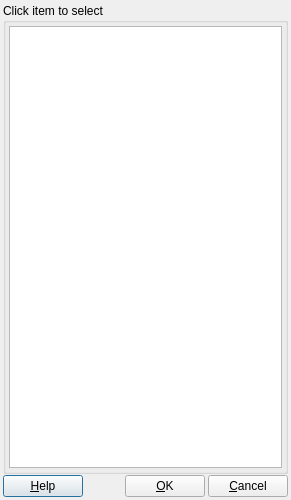
<?xml version="1.0" encoding="UTF-8"?>
<ui version="4.0">
 <class>DB_SelTreeSiblingDialog</class>
 <widget class="QDialog" name="DB_SelTreeSiblingDialog">
  <property name="geometry">
   <rect>
    <x>0</x>
    <y>0</y>
    <width>291</width>
    <height>500</height>
   </rect>
  </property>
  <property name="windowTitle">
   <string>Dialog</string>
  </property>
  <layout class="QGridLayout" name="glMain">
   <property name="horizontalSpacing">
    <number>3</number>
   </property>
   <property name="verticalSpacing">
    <number>1</number>
   </property>
   <property name="margin">
    <number>3</number>
   </property>
   <item row="0" column="0">
    <widget class="QGroupBox" name="gbTable">
     <property name="title">
      <string>Click item to select</string>
     </property>
     <layout class="QGridLayout" name="gridLayout">
      <property name="horizontalSpacing">
       <number>3</number>
      </property>
      <property name="verticalSpacing">
       <number>1</number>
      </property>
      <property name="margin">
       <number>3</number>
      </property>
      <item row="0" column="0">
       <widget class="QTableView" name="tableView"/>
      </item>
     </layout>
    </widget>
   </item>
   <item row="1" column="0">
    <layout class="QHBoxLayout" name="hlOk">
     <property name="spacing">
      <number>3</number>
     </property>
     <item>
      <widget class="QPushButton" name="pbHelp">
       <property name="text">
        <string>&amp;Help</string>
       </property>
      </widget>
     </item>
     <item>
      <spacer name="horizontalSpacer">
       <property name="orientation">
        <enum>Qt::Horizontal</enum>
       </property>
       <property name="sizeHint" stdset="0">
        <size>
         <width>40</width>
         <height>20</height>
        </size>
       </property>
      </spacer>
     </item>
     <item>
      <widget class="QPushButton" name="pbOk">
       <property name="text">
        <string>&amp;OK</string>
       </property>
       <property name="default">
        <bool>false</bool>
       </property>
      </widget>
     </item>
     <item>
      <widget class="QPushButton" name="pbCancel">
       <property name="text">
        <string>&amp;Cancel</string>
       </property>
      </widget>
     </item>
    </layout>
   </item>
  </layout>
 </widget>
 <tabstops>
  <tabstop>pbOk</tabstop>
  <tabstop>pbCancel</tabstop>
  <tabstop>pbHelp</tabstop>
 </tabstops>
 <resources/>
 <connections/>
</ui>
